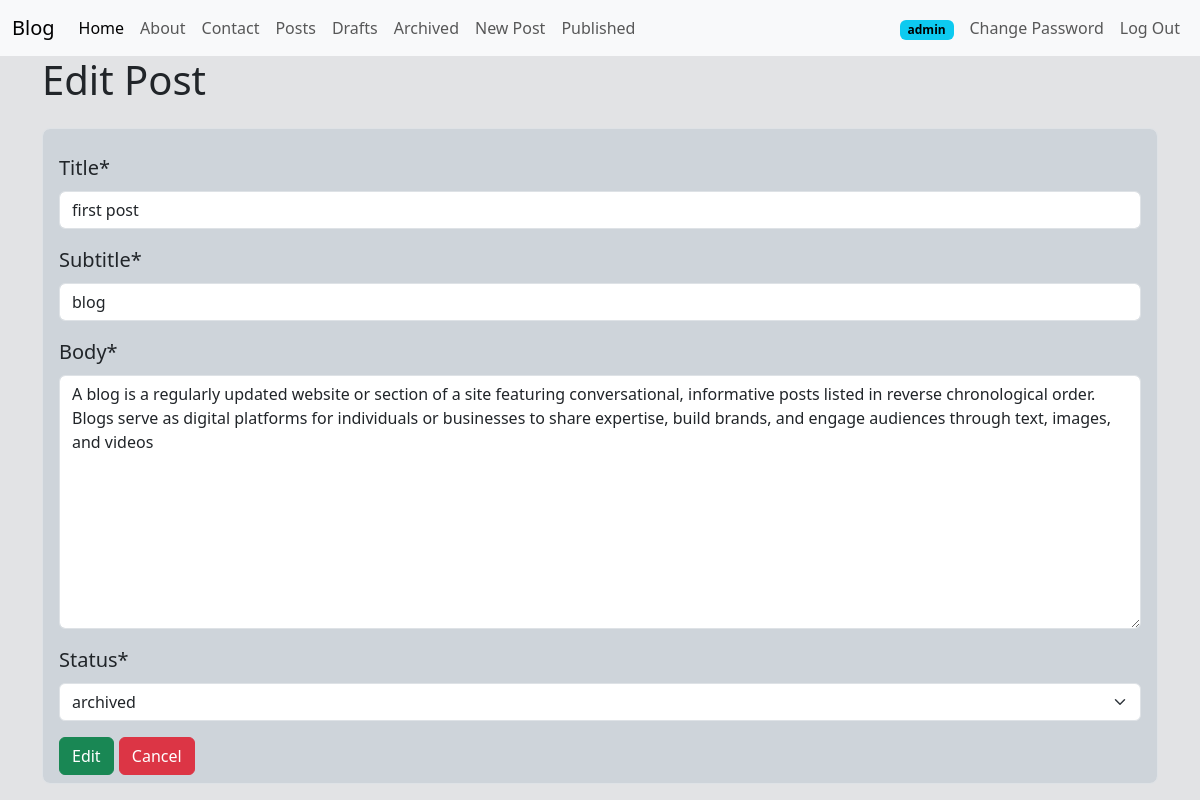
/posts/edit/20/ (signed in), run on the app's committed database.
### posts/models.py (models this page shows, shortened)
class Post(models.Model): # oop (object oriented programing)
    title = models.CharField(max_length=128)  # string
    subtitle = models.CharField(max_length=256)  # string
    body = models.TextField()  # string
    created_on = models.DateTimeField(auto_now_add=True)  # date / datetime
    author = models.ForeignKey(
        get_user_model(),
        on_delete=models.CASCADE
    )  # User model
    status = models.ForeignKey(
        Status,
        on_delete=models.DO_NOTHING
    )

### posts/views.py (the view)
# urls.py: path("edit/<int:pk>/", PostUpdateView.as_view(), name="post_edit"),
class PostUpdateView(LoginRequiredMixin, UserPassesTestMixin, UpdateView):
    template_name = "post/edit.html"
    model = Post
    fields = ["title", "subtitle", "body", "status"]
    def test_func(self):
        post = self.get_object()
        if self.request.user.is_authenticated:
            if self.request.user == post.author:
                 return True
            else:
                return False
        else:
            return False

### posts/models.py (called while the page is built)
    def __str__(self):
        return f"{self.name}"

### templates/post/edit.html (shortened to what this page needs)
{% extends 'base.html' %}
{% load crispy_forms_tags %}
{% block content %}
 <body class="bg-secondary-subtle">
    <h1>Edit Post</h1>
    <form method="post" class="form-control form-control-lg bg-dark-subtle pt-4 mt-4 opacity-20" placeholder=".form-control-lg">
        {{ form| crispy}}
        <input type="submit" value="Edit" class="btn btn-success opacity-20">
        <a href="{% url 'post_detail' post.id%}" class="btn btn-danger">Cancel</a>
    </form>
</body>
{% endblock %}

### templates/navbar.html (shortened to what this page needs)
<nav class="navbar navbar-expand-lg bg-body-tertiary">
  <div class="container-fluid">
    <a class="navbar-brand" href="{% url 'home' %}">Blog</a>
    <div class="collapse navbar-collapse" id="navbarSupportedContent">
      <ul class="navbar-nav me-auto mb-2 mb-lg-0">
        <li class="nav-item">
          <a class="nav-link active" aria-current="page" href="{% url 'home' %}">Home</a>
        </li>
        <li class="nav-item">
          <a class="nav-link" href="{% url 'about' %}">About</a>
        </li>
        <li class="nav-item">
          <a class="nav-link" href="{% url 'contact' %}">Contact</a>
        </li>
        <li class="nav-item">
          <a class="nav-link" href="{% url 'post_list' %}">Posts</a>
        </li>
        {% if user.is_authenticated %}
          <li class="nav-item">
            <a class="nav-link" href="{% url 'post_drafts' %}">Drafts</a>
          </li>
          <li class="nav-item">
            <a class="nav-link" href="{% url 'post_archived' %}">Archived</a>
          </li>
          <li class="nav-item">
            <a class="nav-link" href="{% url 'post_new' %}">New Post</a>
          </li>
        {% endif %}
        <li class="nav-item">
          <a class="nav-link" href="{% url 'post_list' %}">Published</a>
        </li>
      </ul>
      <ul class="navbar-nav ms-auto mb-2 mb-lg-0 align-items-center">
        {% if user.is_authenticated %}
          <li class="nav-item me-2">
            <span class="badge text-bg-info">{{ user.username }}</span>
          </li>
          <li class="nav-item">
            <a class="nav-link" href="{% url 'password_change' %}">Change Password</a>
          </li>
          <li class="nav-item">
            <form action="{% url 'logout' %}" method="post" class="d-inline">
              <button type="submit" class="btn btn-link nav-link py-0">Log Out</button>
            </form>
          </li>
        {% endif %}
      </ul>
    </div>
  </div>
</nav>

### data on the page
Post: title "first post", subtitle "blog", body "A blog is a regularly updated website or section of a site featuring conversational, informative posts listed in reverse chronological order. Blogs serve as digital platforms for individuals or businesses to share expertise, build brands, and engage audiences through text, images, and videos", status "archived"

### other printed values
{{ user.username }} "admin"
